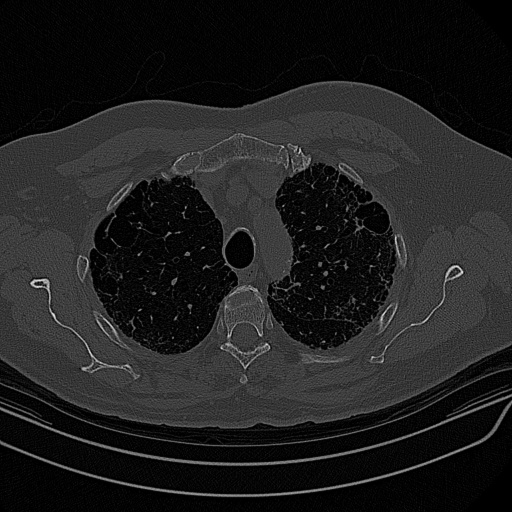
%> input picture Lecture Scripts/FixedReg.jpg, 512 x 512 px
$ octave Snippet_30_Parzen_Window_Joint_Density.m   (GNU Octave 9; MATLAB toolbox functions it lacks are replaced by stand-ins)
%> lines starting %> are read from the running program, lines starting %| are printed output that depends on the picture
% Clear the command window.
clc;
% Close all open figure windows.
close all;
% Clear all variables from the workspace.
clear all;

% --- Data Loading ---
% Load the fixed reference image and convert to double precision.
fixedImageRGB = double(imread("FixedReg.jpg"));
%> fixedImageRGB: size 512x512 double; min 0, max 226, mean 31.5; mean of the top-left, top-right, bottom-left and bottom-right quarters 27.8, 30, 34.4, 33.7
% Extract the first channel to create a grayscale image.
fixedImage = fixedImageRGB(:, :, 1);

% Load the moving target image and convert to double precision.
movingImageRGB = double(imread("MovingReg2.jpg"));
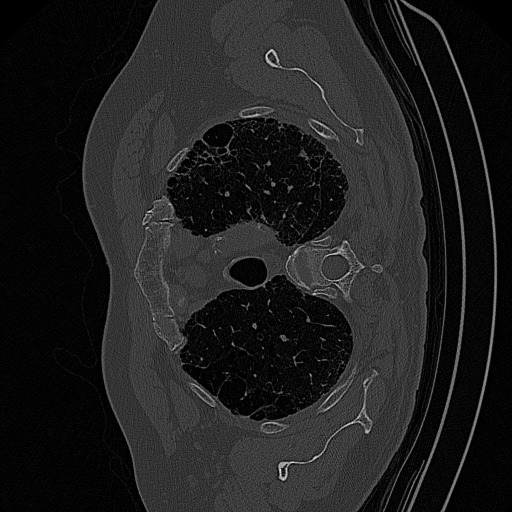
%> input picture Lecture Scripts/MovingReg2.jpg, 512 x 512 px
%> movingImageRGB: size 512x512x3 double; min 0, max 225, mean 31; mean of the top-left, top-right, bottom-left and bottom-right quarters 29.5, 32.8, 27.4, 34.1
% Extract the first channel to create a grayscale image.
movingImage = movingImageRGB(:, :, 1);

% Ensure both images have the same dimensions for joint histogram calculation.
[imageHeight, imageWidth] = size(fixedImage);
%> imageHeight = 512; imageWidth = 512
% Resize the moving image to match the fixed image if necessary.
movingImage = imresize(movingImage, [imageHeight, imageWidth]);

% --- Calculate the Real Joint Histogram ---
% Initialize the 256x256 joint histogram matrix.
jointHistogram = zeros(256, 256);

% Loop through each row of the images.
for r = 1:1:imageHeight
    % Loop through each column of the images.
    for c = 1:1:imageWidth
        % Get the intensity from the fixed image and clamp to 1-256.
        idxFixed = max(1, min(256, round(fixedImage(r, c)) + 1));
        % Get the intensity from the moving image and clamp to 1-256.
        idxMoving = max(1, min(256, round(movingImage(r, c)) + 1));
        % Increment the joint histogram bin.
        jointHistogram(idxFixed, idxMoving) = jointHistogram(idxFixed, idxMoving) + 1;
        % End the column loop.
    end
    % End the row loop.
end
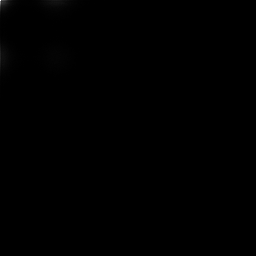
%> jointHistogram: size 256x256 double; min 0, max 3928, mean 4; drawn with min black and max white

% Normalize the joint histogram to sum to 1.
jointHistogram = jointHistogram / sum(sum(jointHistogram));

% --- Parzen Window Smoothing Parameters ---
% Define the Parzen window size (controls the smoothing radius).
windowSize = 10;
% Define the normalization constant for 2D Gaussian.
normalizationConstant = 1.0 / (2.0 * pi);
% Initialize the smoothed joint density matrix.
jointDensity = zeros(256, 256);

% --- Parzen Window Smoothing ---
% Loop through each possible intensity pair (q1, q2).
%> (the run ends here)
